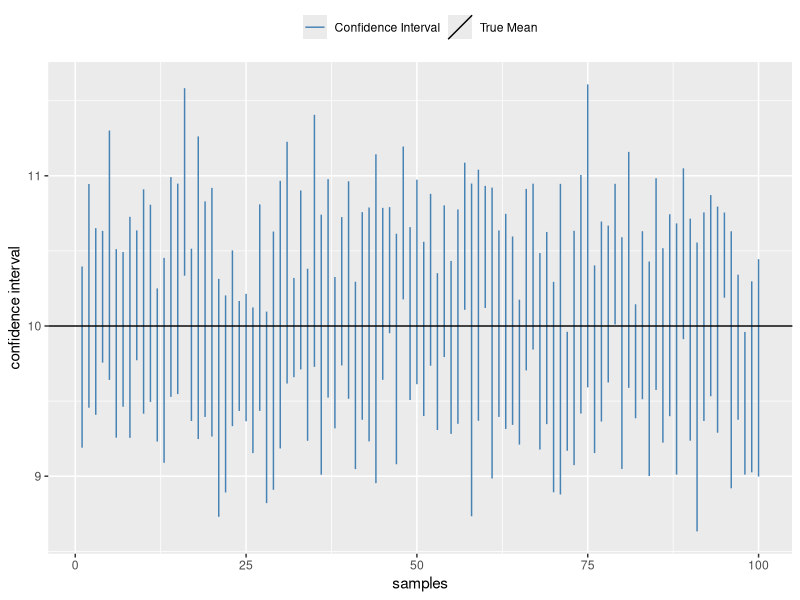

Write the R code that produced this figure.
population = rnorm(1000, mean = 10, sd = 1)

samples = replicate(100, sample(population, size = 10))

ext.confid.interval = function(s, mu){
  confid.intervals = apply(s, 2, t.test, mu = mu)
  n.samples = dim(s)[2]
  lower.bound = vapply(confid.intervals, function(x) x$conf.int[1], FUN.VALUE = 100)
  upper.bound = vapply(confid.intervals, function(x) x$conf.int[2], FUN.VALUE = 100)
  
  result = data.frame('sample.no' = seq(n.samples),
                      'lower.bound' = lower.bound,
                      'upper.bound' = upper.bound,
                      'x' = seq(n.samples),
                      'x.end' = seq(n.samples))
  
  return(result)
}

plot.data = ext.confid.interval(samples, mu = 12)

library(ggplot2)

ggplot() +
  geom_segment(data = plot.data,
               aes(x = x,
                   xend = x.end,
                   y = lower.bound,
                   yend = upper.bound,
                   color = 'Confidence Interval')) +
  geom_abline(aes(slope = 0, intercept = 10, color = 'True Mean')) +
  scale_color_manual(values = c('Confidence Interval' = '#4682b4', 'True Mean'= '#000000'))+
  labs(x='samples', y = 'confidence interval') +
  theme(legend.title = element_blank(),
        legend.position = 'top')

#fraction of confidence interval which don't contain true mean
numerator = nrow(plot.data[
  which(
    plot.data$lower.bound > 10 |
      plot.data$upper.bound < 10
  ),
])

fract = numerator/nrow(plot.data)
fract
